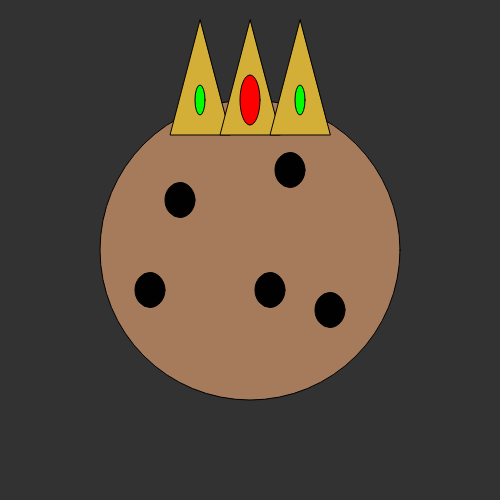
Frame 1 (no input)
Frame 60 (no input): identical to frame 1, image omitted
Frame 120 (the mouse pressed at the canvas centre since frame 60): identical to frame 1, image omitted

The p5.js sketch that drew this single still picture (run headless with seeded random() and noise() and a simulated clock; from frame 60 on, the mouse is pressed at the canvas centre):

// p5.js sketch
// ── sketch.js
function setup() {
    
    //Nohan Meza nm6221@bard.edu
    //Feb 13, 2017
    //I worked on this alone
    //This was fun to do, and I could feel myself getting faster at it. However, all of this would be much easier if I actually knew where a coordinate would land AKA some way of knowing where the X, Y, coordinates are. I tried to create a cookie with a crown, because of my username (Mightycookie) I think it turned out ok, in a funnyDIY way (I'm trying to say it's ugly.) I hope I actually get faster at this.
    
    //Canvas
    createCanvas(500, 500);
      background(50);
    // The Cookie
      fill (166, 123, 91);
    ellipse(250, 250,300,300);
    // Technically a shade of gray down below.
    fill (1);
    ellipse (270, 290, 30, 35);
    ellipse (180, 200, 30, 35);
    ellipse (290, 170, 30, 35);
    ellipse (150, 290, 30, 35);
    ellipse (330, 310, 30, 35);
    fill (212, 175, 55);
    // The crown
    triangle (200, 20, 170, 135, 230, 135);
    triangle (250, 20, 220, 135, 280, 135);
    triangle (300, 20, 270, 135, 330, 135);
    // The Crown's Jewel's
    fill (255, 0, 0);
    ellipse (250, 100, 20, 50);
    fill (0, 255, 0);
    ellipse (300, 100, 10, 30);
    ellipse (200, 100, 10, 30);
}

function draw() {

}
